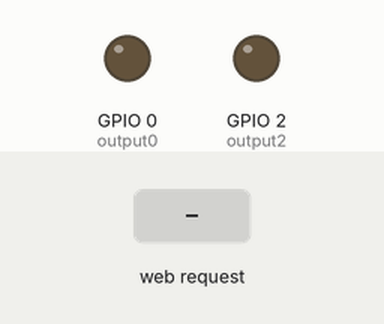
Simulated run of this sketch. Board: ESP8266 (NodeMCU). On the bench: output pins drawn as LEDs (lit = HIGH). The test bench sets the inputs (shaded band). WiFi joins after 1.5 s; servers stay silent unless stated; what the sketch prints to the serial monitor is not drawn.

Above: at 2.7 s.
2.8 s: HTTP request GET /0/on received
At 3.2 s:
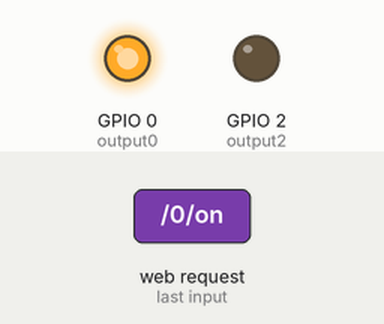
4.3 s: HTTP request GET /2/on received
At 5.5 s:
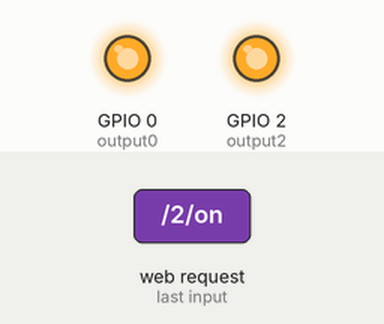
5.8 s: HTTP request GET /0/off received
At 6.6 s:
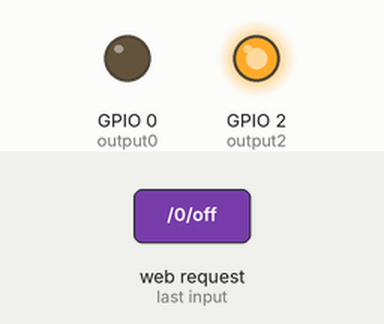
7.3 s: HTTP request GET /2/off received
At 7.8 s:
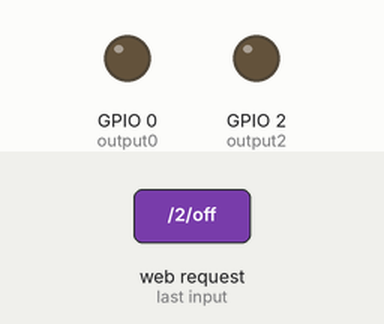
Timing chart, 0 to 9.8 s (numbered marks = the images above; inputs shaded):
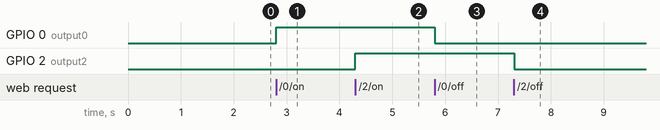

Measured:
- after the input at 2.8 s, GPIO 0 (output0): LOW → HIGH at once
- after the input at 4.3 s, GPIO 2 (output2): LOW → HIGH at once
- after the input at 5.8 s, GPIO 0 (output0): HIGH → LOW at once
- after the input at 7.3 s, GPIO 2 (output2): HIGH → LOW at once

The sketch:

esp8266_pt2_WebServer.ino
```cpp
#include <ESP8266WiFi.h>

// เปลี่ยนตรงนี้เป็นของเครือข่ายตัวเอง
const char* ssid = "xxxxxxxxx";
const char* password = "xxxxxxxxx";

// ตั้งค่าพอร์ตเป็นพอร์ต 80
WiFiServer server(80);

// ประกาศตัวแปรสำหรับเก็บหน้า HTTP
String header;

// กำหนดสถานะ LED ที่แสดงบนหน้าเว็บ
String output0State = "off";
String output2State = "off";

// กำหนด Pin สำหรับ LED
const int output0 = 0;
const int output2 = 2;

void setup() {

Serial.begin(115200);

// กำหนด Pin และตั้งค่าสถานะ LOW (ไฟดับ)
pinMode(output0, OUTPUT);
pinMode(output2, OUTPUT);

digitalWrite(output0, LOW);
digitalWrite(output2, LOW);

// เชื่อมต่อกับเครือข่าย WIFI
Serial.print("Connecting to ");
Serial.println(ssid);
WiFi.begin(ssid, password);
while (WiFi.status() != WL_CONNECTED) {
delay(500);
Serial.print(".");
}

// ถ้าเชื่อมต่อสำเร็จให้แสดง IP Address
Serial.println("");
Serial.println("WiFi connected.");
Serial.println("IP address: ");
Serial.println(WiFi.localIP());

// เริ่มการทำงานของ Server
server.begin();
}


void loop(){

// รอ Client มาเชื่อมต่อ
WiFiClient client = server.available();

// ถ้ามี Client ใหม่มาเชื่อมต่อ
if (client) {
Serial.println("New Client.");
String currentLine = "";

// เช็คสถานะว่า Cient ยังเชื่อมต่ออยู่หรือไม่
while (client.connected()) {
if (client.available()) {
char c = client.read();
Serial.write(c); //
header += c;

if (c == '\n') {

// ถ้าไม่มีข้อมูลเข้ามาแสดงว่า Client ตัดการเชื่อมต่อไปแล้ว
if (currentLine.length() == 0) {

client.println("HTTP/1.1 200 OK");
client.println("Content-type:text/html");
client.println("Connection: close");
client.println();

// ชุดคำสั่งในการเปิด-ปิด LED
if (header.indexOf("GET /0/on") >= 0) {
Serial.println("GPIO 0 on");
output0State = "on";
digitalWrite(output0, HIGH);
} else if (header.indexOf("GET /0/off") >= 0) {
Serial.println("GPIO 0 off");
output0State = "off";
digitalWrite(output0, LOW);
} else if (header.indexOf("GET /2/on") >= 0) {
Serial.println("GPIO 2 on");
output2State = "on";
digitalWrite(output2, HIGH);
} else if (header.indexOf("GET /2/off") >= 0) {
Serial.println("GPIO 2 off");
output2State = "off";
digitalWrite(output2, LOW);
}

// ส่วนโค้ดแสดงหน้าเว็บที่ส่งไปให้ Client แสดง
            client.println("<!DOCTYPE html><html>");
            client.println("<head><meta name=\"viewport\" content=\"width=device-width, initial-scale=1\">");
            client.println("<link rel=\"icon\" href=\"data:,\">");

            // CSS style ของปุ่มกด
            client.println("<style>html { font-family: Helvetica; display: inline-block; margin: 0px auto; text-align: center;}");
            client.println(".button { background-color: #195B6A; border: none; color: white; padding: 16px 40px;");
            client.println("text-decoration: none; font-size: 30px; margin: 2px; cursor: pointer;}");
            client.println(".button2 {background-color: #77878A;}</style></head>");

            // ส่วนหัวของหน้า
            client.println("<body><h1>ESP8266 Web Server</h1>");

            // แสดงสถานะและปุ่มของ GPIO 0
            client.println("<p>GPIO 0 - State " + output0State + "</p>");

            if (output0State=="off") {
              client.println("<p><a href=\"/0/on\"><button class=\"button\">ON</button></a></p>");
            } else {
              client.println("<p><a href=\"/0/off\"><button class=\"button button2\">OFF</button></a></p>");
            }

            // แสดงสถานะและปุ่มของ GPIO 2
            client.println("<p>GPIO 2 - State " + output2State + "</p>");

            if (output2State=="off") {
              client.println("<p><a href=\"/2/on\"><button class=\"button\">ON</button></a></p>");
            } else {
              client.println("<p><a href=\"/2/off\"><button class=\"button button2\">OFF</button></a></p>");
            }
            client.println("</body></html>");

     // ส่วนตอนปิดการทำงาน
            client.println();

            break;
          } else {
            currentLine = "";
          }
        } else if (c != '\r') {
          currentLine += c;
        }
      }
    }
    // เคลียร์ส่วน Header
    header = "";

    // ตัดการเชื่อมต่อ
    client.stop();
    Serial.println("Client disconnected.");
    Serial.println("");
  }
}
```
